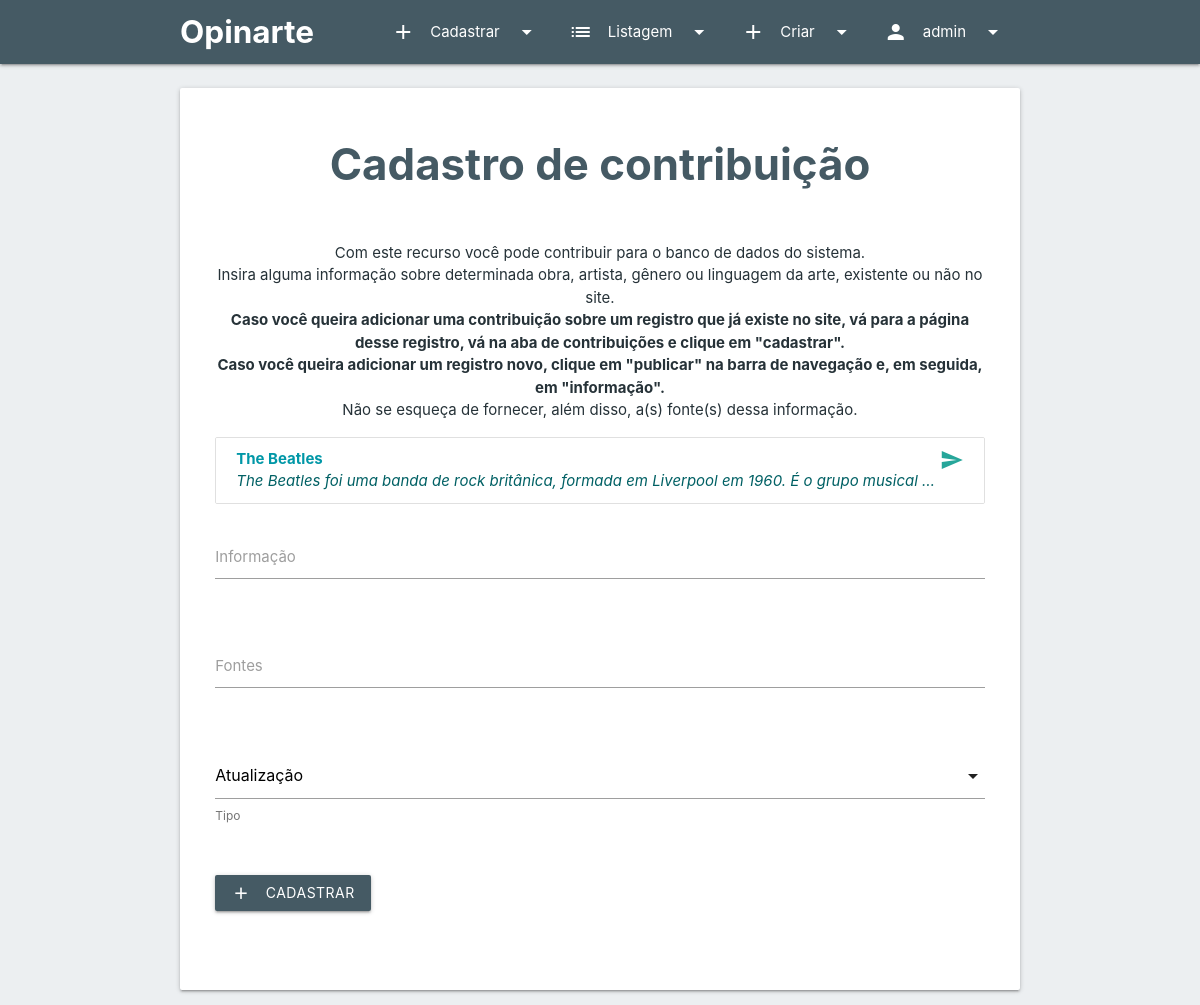
Screenshot of /contribuicao_cad.php?id=5&tipo=artista (signed in) with the database file from the repository.
### tables this page shows
CREATE TABLE IF NOT EXISTS `artista` (
  `id_artista` INT(11) NOT NULL AUTO_INCREMENT,
  `nome` VARCHAR(150) NOT NULL,
  `descricao` TEXT NULL,
  `imagemUrl` VARCHAR(256) NULL DEFAULT NULL,
  `website` VARCHAR(150) NULL DEFAULT NULL,
  `facebook` VARCHAR(100) NULL DEFAULT NULL,
  `twitter` VARCHAR(100) NULL DEFAULT NULL,
  PRIMARY KEY (`id_artista`));

### classes/Conexao.class.php (called while the page is built, shortened)
<?php
class Conexao {
	protected static $instance;
	private function __construct ()
	{
		$db_host	=	"localhost";
		$db_name	=	"websiteartes";
		$db_user	=	"root";
		$db_pass	=	"";
		$db_driver	=	"mysql";
		try	{
			self::$instance = new PDO("$db_driver:host=$db_host; dbname=$db_name", $db_user, $db_pass);
			self::$instance->setAttribute(PDO::ATTR_ERRMODE, PDO::ERRMODE_EXCEPTION);
			self::$instance->exec('SET NAMES utf8');
		}
		catch (PDOException $e)	{
			echo "Erro: ".$e->getMessage();
		}
	}
	public static function getInstance() {
		return self::$instance;
	}
}
?>

### classes/ArtistaDao.class.php (called while the page is built, shortened)
<?php
class ArtistaDao
{
	public static function Popula($row)
	{
		$artista = new Artista;
		$artista->setId($row['id_artista']);
		$artista->setNome($row['nome']);
		$artista->setDescricao($row['descricao']);
		$artista->setImagemUrl($row['imagemUrl']);
		return $artista;
	}
	public static function SelectPorId($id)
	{
		try {
			$sql = "SELECT * FROM artista WHERE id_artista = $id";
			$query = Conexao::getInstance()->query($sql);
			$row = $query->fetch(PDO::FETCH_ASSOC);
			return self::Popula($row);
		} catch (Exception $e) {
			echo $e->getMessage();
		}
	}
}

### classes/AbsIdNome.class.php (called while the page is built, shortened)
<?php
abstract class AbsIdNome extends AbsId {
	private $nome;
	public function setNome($nome) {
		$this->nome = $nome;
	}
	public function getNome() {
		return $this->nome;
	}
}
?>

### classes/AbsId.class.php (called while the page is built, shortened)
<?php
abstract class AbsId {
	private $id;
	public function setId($id) {
		$this->id = $id;
	}
	public function getId() {
		return $this->id;
	}
}
?>

### classes/AbsIdNomeDescricao.class.php (called while the page is built, shortened)
<?php
abstract class AbsIdNomeDescricao extends AbsIdNome {
	private $descricao;
	public function setDescricao($descricao){
		$this->descricao = $descricao;
	}
	public function getDescricao(){
		return $this->descricao;
	}
}
?>

### contribuicao_cad.php (the view, shortened to what this page needs)
<!DOCTYPE html>
<?php
$obj_tipo = isset($_GET['tipo']) ? $_GET['tipo'] : '';
$obj_id = isset($_GET['id']) ? $_GET['id'] : '';
if ($obj_tipo == 'artista') {
  $obj = ArtistaDao::SelectPorId($obj_id);
  $cor_obj = 'cyan';
  $link_obj = 'artista.php';
} else if ($obj_tipo == 'obra') {
  $obj = ObraDao::SelectPorId($obj_id);
  $cor_obj = 'blue';
  $link_obj = 'obra.php';
} else if ($obj_tipo == 'genero') {
  $obj = GeneroDao::SelectPorId($obj_id);
  $cor_obj = 'light-green';
  $link_obj = 'genero.php';
} else if ($obj_tipo == 'lingarte') {
  $obj = LingArteDao::SelectPorId($obj_id);
  $cor_obj = 'lime';
  $link_obj = 'lingArte.php';
}
$acao = "Insert";
$acao_txt = "Cadastrar";
$title = "Cadastro de contribuição";
$cor = 'blue-grey';
?>
<html>
<head>
  <link type="text/css" rel="stylesheet" href="css/materialize.min.css" media="screen,projection" />
  <link type="text/css" rel="stylesheet" href="css/custom.css" />
</head>
<body class="<?php echo $cor; ?> lighten-5">
  <header>
  </header>
  <main>
    <div class="container">
      <div class="card-panel hoverable">
        <div class="row">
          <div class="col s12">
            <center>
              <h3><b class="<?php echo $cor; ?>-text text-darken-2">
                  <?php echo $title; ?>
                </b></h3>
            </center>
          </div>
        </div>
        <div class="row">
          <div class="col s12">
            <p class="<?php echo $cor; ?>-text text-darken-4 center-align">
              Com este recurso você pode contribuir para o banco de dados do sistema. <br />
              Insira alguma informação sobre determinada obra, artista, gênero ou linguagem da arte, existente ou não no site. <br />
              <IMPORTANT style="font-weight: bold;">Caso você queira adicionar uma contribuição sobre um registro que já existe no site, vá para a página desse registro, vá na aba de contribuições e clique em "cadastrar". <br />
                Caso você queira adicionar um registro novo, clique em "publicar" na barra de navegação e, em seguida, em "informação". </IMPORTANT><br />
              Não se esqueça de fornecer, além disso, a(s) fonte(s) dessa informação.
            </p>
            <form action="contribuicao_acao.php" method="post">
              <?php if ($obj_id != '') : ?>
                <ul class="collection">
                  <li class="collection-item">
                    <span class="title"><b class="<?php echo $cor_obj; ?>-text text-darken-2">
                        <?php echo $obj->getNome(); ?>
                      </b></span>
                    <a href="<?php echo $link_obj; ?>?id=<?php echo $obj->getId(); ?>" class="secondary-content">
                      <i class="material-icons">send</i>
                    </a>
                    <i class="truncate <?php echo $cor_obj ?>-text text-darken-4">
                      <?php echo $obj->getDescricao(); ?>
                    </i>
                  </li>
                </ul>
              <?php endif; ?>
              <div class="row">
                <div class="input-field col s12">
                  <label for="informacao">Informação</label>
                  <textarea name="informacao" id="informacao" class="materialize-textarea"></textarea>
                </div>
              </div>
              <div class="row">
                <div class="input-field col s12">
                  <label for="fontes">Fontes</label>
                  <textarea name="fontes" id="fontes" class="materialize-textarea"></textarea>
                </div>
              </div>
              <div class="row">
                <div class="input-field col s12">
                  <span class="helper-text">Tipo</span>
                </div>
              </div>
              <div class="row">
                <div class="input-field col s12">
                  <button type="submit" class="btn <?php echo $cor; ?> darken-2 waves-effect waves-light" name="acao" id="acao" value="<?php echo $acao; ?>">
                    <i class="material-icons left">
                    </i>
                    <?php echo $acao_txt; ?>
                  </button>
                </div>
              </div>
            </form>
          </div>
        </div>
      </div>
    </div>
  </main>
</body>
</html>

### css/custom.css (style rules this page uses)
main div.container { margin-top: 2%; }

### rows the page displays
artista: nome "The Beatles", descricao "The Beatles foi uma banda de rock britânica, formada em Liverpool em 1960. É o grupo musical…"

### other values shown
$_SESSION['usuario_nome'] "admin"
$title "Cadastro de contribuição"
$acao_txt "CADASTRAR"
